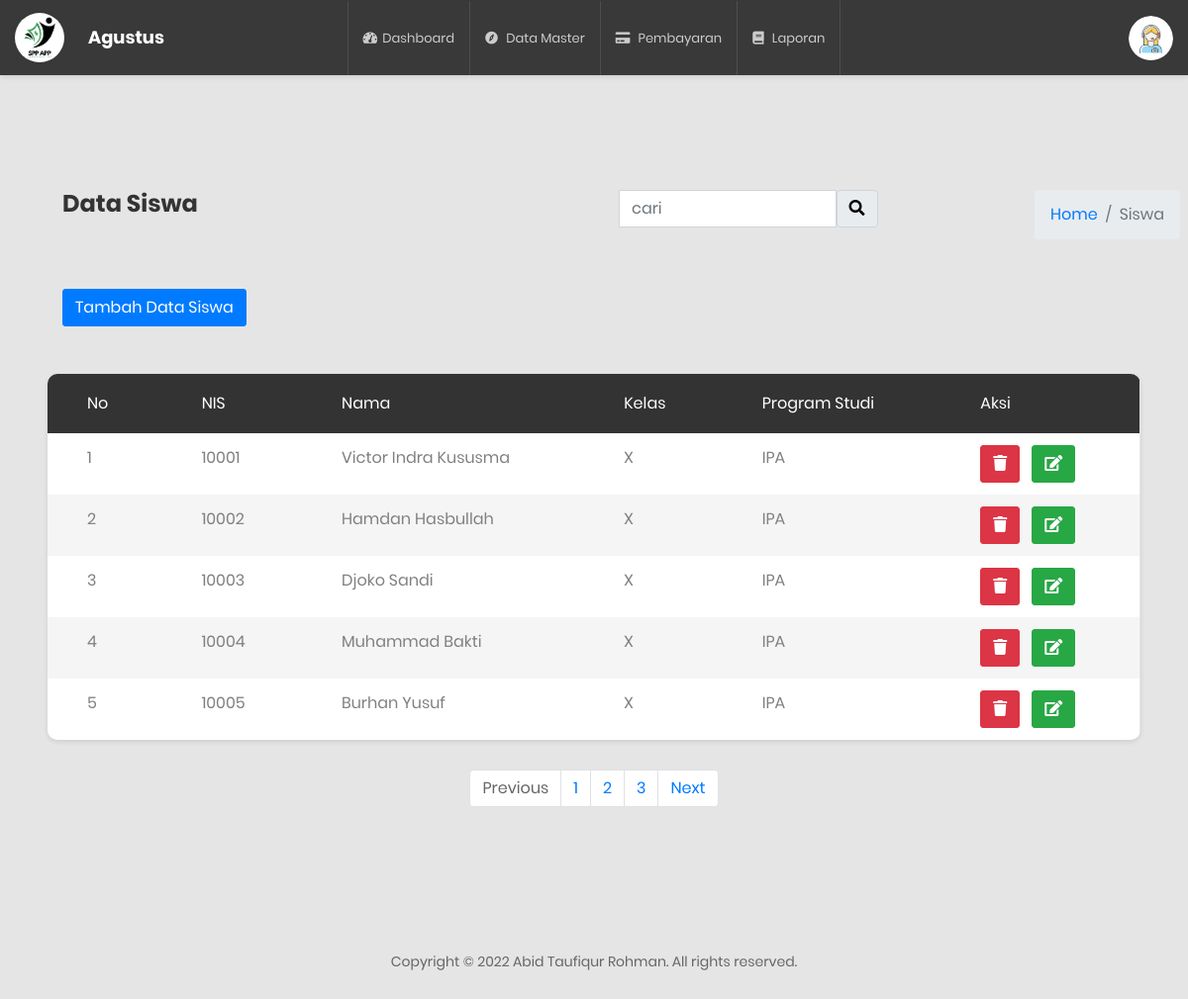
/admin/index.php?m=siswa (signed in), run on the app's committed database.
### tables this page shows
CREATE TABLE `tb_siswa` (
  `id` int(11) NOT NULL,
  `nis` text NOT NULL,
  `nama` text NOT NULL,
  `kelas` text NOT NULL,
  `prodi` text NOT NULL,
  `tstamp` text NOT NULL,
  `admin` text NOT NULL
);

### admin/modul/siswa/paging.php (the view, shortened to what this page needs)
<?php
$koneksi = mysqli_connect('localhost', 'root', '', 'spp_zibran');
    $batas = 5;
$halaman = isset($_GET['halaman']) ? (int)$_GET['halaman'] : 1;
$halaman_awal = ($halaman>1) ? ($halaman * $batas) - $batas : 0;
$next = $halaman + 1;
$data = mysqli_query($koneksi, "SELECT * FROM tb_siswa");
$jumlah_data = mysqli_num_rows($data);
$total_halaman = ceil($jumlah_data / $batas);
if (isset($_POST['go'])) {
  $cari = $_POST['cari'];
  $siswa = mysqli_query($koneksi, "SELECT * FROM tb_siswa WHERE nama LIKE '%".$cari."%' OR kelas LIKE '%".$cari."%'");
}else{
   $siswa = mysqli_query($koneksi, "SELECT * FROM tb_siswa LIMIT $halaman_awal, $batas");
}
foreach ($siswa as $pro):
  ?>
<tr>
                              <td><?= $no++;  ?></td>
                              <td><?=  $pro['nis'];?></td>
                              <td><?=  $pro['nama'];?></td>
                              <td><?= $pro['kelas'];?></td>
                              <td><?=  $pro['prodi'];?></td>
                                                        <td><button class="btn btn-danger" data-toggle="modal" data-target="#hapus_karyawan<?=$pro['id'];?>"><i class="fa fa-trash"></i></button>
            <button type="button" class="btn btn-success ml-2" data-toggle="modal" data-target="#editadmin<?=$pro['id'];?>">
            <i class="fa fa-pencil-square-o fa-1x" aria-hidden="true"></i>
            </button>
                          </td>
                              </tr>
                              <?php endforeach; ?>

### admin/index.php (shortened to what this page needs)
<?php
$modul  = (isset($_GET['m']))?$_GET['m']:"awal";
switch ($modul) {
	case 'siswa': include 'modul/siswa/index.php'; break;
}
 ?>

### admin/modul/siswa/index.php (shortened to what this page needs)
<?php
$nama_app = " | SPP";
$modul = (isset($_GET['s']))?$_GET['s']:"awal";
switch ($modul) {
	case 'awal': $judul = "Data Siswa $nama_app"; include 'page.php'; break;
}
 ?>

### admin/comp/header.php (shortened to what this page needs)
<?php require 'fungsi/fungsi.php'; ?>
    <?php foreach (summon_admin() as $adm): ?>
<!DOCTYPE html>
<html lang="en">
<head>
    <link href="<?=url()?>css/font-face.css" rel="stylesheet" media="all">
    <link href="<?=url()?>vendor/font-awesome-4.7/css/font-awesome.min.css" rel="stylesheet" media="all">
    <link href="<?=url()?>vendor/font-awesome-5/css/fontawesome-all.min.css" rel="stylesheet" media="all">
    <link href="<?=url()?>vendor/mdi-font/css/material-design-iconic-font.min.css" rel="stylesheet" media="all">
    <link href="<?=url()?>vendor/bootstrap-4.1/bootstrap.min.css" rel="stylesheet" media="all">
    <link href="<?=url()?>vendor/animsition/animsition.min.css" rel="stylesheet" media="all">
    <link href="<?=url()?>vendor/bootstrap-progressbar/bootstrap-progressbar-3.3.4.min.css" rel="stylesheet" media="all">
    <link href="<?=url()?>vendor/wow/animate.css" rel="stylesheet" media="all">
    <link href="<?=url()?>vendor/css-hamburgers/hamburgers.min.css" rel="stylesheet" media="all">
    <link href="<?=url()?>vendor/slick/slick.css" rel="stylesheet" media="all">
    <link href="<?=url()?>vendor/select2/select2.min.css" rel="stylesheet" media="all">
    <link href="<?=url()?>vendor/perfect-scrollbar/perfect-scrollbar.css" rel="stylesheet" media="all">
    <link href="<?=url()?>css/theme.css" rel="stylesheet" media="all">
</head>
<body class="animsition">
    <div class="page-wrapper">
        <header class="header-desktop3 d-none d-lg-block">
            <div class="section__content section__content--p35">
                <div class="header3-wrap">
                    <div class="header__logo">
                        <div class="img-cir">
                             <a href="#">
                            <?= gambar("icon_spp.png", "50") ?>
                        </a>
                        </div>
                       <h1 class="ml-4" style="color: green;"><?=bulan_sekarang("white")?></h1>
                    </div>
                    <div class="header__navbar">
                        <ul class="list-unstyled">
                            <li class="has-sub">
                                <a href="index.php">
                                    <i class="fas fa-tachometer-alt"></i>Dashboard
                                </a>
                            </li>
                            <li class="has-sub">
                                <a href="#">
                                    <i class="fa fa-compass" aria-hidden="true"></i>
                                    <span class="bot-line"></span>Data Master</a>
                            </li>
                            <li class="has-sub">
                                <a href="?m=bayar">
                                    <i class="fa fa-credit-card" aria-hidden="true"></i>
                                    <span class="bot-line"></span>Pembayaran</a>
                            </li>
                            <li class="has-sub">
                                <a href="#">
                                  <i class="fa fa-book" aria-hidden="true"></i>
                                    <span class="bot-line"></span>Laporan</a>
                            </li>
                        </ul>
                    </div>
                    <div class="header__tool">
                        <div class="account-wrap">
                            <div class="account-item account-item--style2 clearfix js-item-menu">
                                <div class="image">
                                    <div class="img-cir">
                                                   <?=gambar("iconadmin.jpg", "64");?>
                                               </div>
                                </div>
                            </div>
                        </div>
                    </div>
                </div>
            </div>
        </header>
  <?php endforeach; ?>

### admin/fungsi/fungsi.php (shortened to what this page needs)
<?php
$koneksi = mysqli_connect('localhost','root','','spp_zibran');
function summon_admin()
{
	global $koneksi;
	$id = $_SESSION['idsppapp'];
	return mysqli_query($koneksi, "SELECT * FROM admin WHERE id='$id'");
}
function bulan_sekarang($colorc)
{
	 $bulan = date("m");
	 if ($bulan==1) {
	 	echo '<h4 style="color: '.$colorc.';">Januari</h4>';
	 }else if ($bulan==2) {
	 	echo '<h4 style="color: '.$colorc.';">Febuari</h4>';
	 }elseif ($bulan==3) {
	 	echo '<h4 style="color: '.$colorc.';">Maret</h4>';
	 }elseif ($bulan==4) {
	 	echo '<h4 style="color: '.$colorc.';">April</h4>';
	 }elseif ($bulan==5) {
	 	echo '<h4 style="color: '.$colorc.';">Mei</h4>';
	 }elseif ($bulan==6) {
	 	echo '<h4 style="color: '.$colorc.';">Juni</h4>';
	 }elseif ($bulan==7) {
	 	echo '<h4 style="color: '.$colorc.';">Juli</h4>';
	 }elseif ($bulan==8) {
	 	echo '<h4 style="color: '.$colorc.';">Agustus</h4>';
	 }elseif ($bulan==9) {
	 	echo '<h4 style="color: '.$colorc.';">September</h4>';
	 }elseif ($bulan==10) {
	 	echo '<h4 style="color: '.$colorc.';">Oktober</h4>';
	 }elseif ($bulan==11) {
	 	echo '<h4 style="color: '.$colorc.';">November</h4>';
	 }elseif ($bulan==12) {
	 	echo '<h4 style="color: '.$colorc.';">Desember</h4>';
	 }
}
function gambar($img, $size)
{
	echo '<img src="//localhost/spp-app/assets/images/'.$img.'" width="'.$size.'">';
}
function url()
{
	return $url = "//localhost/spp-app/assets/";
}
 ?>

### admin/modul/siswa/page.php (shortened to what this page needs)
<?php include 'comp/header.php';  ?>
<div class="main-content mb-1">
	<div class="content-wrapper">
	<div class="content-header mr-2">
		 <div class="row mb-2">
          <div class="col-sm-6">
           <h3 class="col-sm-6 ml-5">Data Siswa</h3>
          </div>
          <div class="col-sm-6">
            <ol class="breadcrumb float-sm-right">
              <li class="breadcrumb-item"><a href="index.php?m=awal">Home</a></li>
              <li class="breadcrumb-item active">Siswa</li>
            </ol>
            <div class="col-sm-6">
                  <form class="au-form-icon--sm" action="" method="post">
                    <div class="input-group mb-2">
                                                 <input type="text" placeholder="cari" name="cari" class="form-control sm-3 xs-2" id="bayar2"> <div class="input-group-text"><b><button type="submit" name="go"><i class="fa fa-search"></i></b></div>
                                                </div>
                                </form>
            </div>
          </div>
        </div>
	</div>
	<section class="content">
		<div class="container-fluid">
			<div class="row">
				<div class="col-sm-12"><br>
<button type="button" class="btn btn-primary mb-5 ml-5" data-toggle="modal" data-target="#exampleModal">
  Tambah Data Siswa
</button>
<div class="row">
 <div class="table-responsive table--no-card m-b-30 ml-5 mr-5">
	  	<table class="table table-borderless table-striped table-earning">
                                        <thead>
                                            <tr>
                                                <th>No</th>
                                                <th>NIS</th>
                                                <th>Nama</th>
                                                <th>Kelas</th>
                                                <th>Program Studi</th>
                                                <th>aksi</th>
                                            </tr>
                                        </thead>
                                        <tbody>
                                           <?php
                           						$no = 1;
                           						include 'paging.php';
                                            ?>
                                        </tbody>
                                    </table>
</div>
	</div>
  <center><ul class="pagination justify-content-center">
                <li class="page-item">
                    <a class="page-link" <?php if($halaman > 1){ echo "href='?m=siswa&halaman=$previous'"; } ?>>Previous</a>
                </li>
                <?php
                for($x=1;$x<=$total_halaman;$x++){
                    ?>
                    <li class="page-item"><a class="page-link" href="?m=siswa&halaman=<?php echo $x ?>"><?php echo $x; ?></a></li>
                    <?php
                }
                ?>
                <li class="page-item">
                    <a  class="page-link" <?php if($halaman < $total_halaman) { echo "href='?m=siswa&halaman=$next'"; } ?>>Next</a>
                </li>
            </ul>
              </center>
				</div>
			</div>
		</div>
	</section>
</div>
</div>
<?php include 'comp/footer.php';  ?>

### admin/comp/footer.php (shortened to what this page needs)
            <section class="p-t-60 p-b-20">
                <div class="container">
                    <div class="row">
                        <div class="col-md-12">
                            <div class="copyright">
                               <p>Copyright &copy; <script>document.write(new Date().getFullYear());</script> Abid Taufiqur Rohman. All rights reserved.
                            </div>
                        </div>
                    </div>
                </div>
            </section>
        </div>
</body>
</html>

### data on the page
tb_siswa: nis "10001", nama "Victor Indra Kususma", kelas "X", prodi "IPA"
tb_siswa: nis "10002", nama "Hamdan Hasbullah", kelas "X", prodi "IPA"
tb_siswa: nis "10003", nama "Djoko Sandi", kelas "X", prodi "IPA"
tb_siswa: nis "10004", nama "Muhammad Bakti", kelas "X", prodi "IPA"
tb_siswa: nis "10005", nama "Burhan Yusuf", kelas "X", prodi "IPA"
